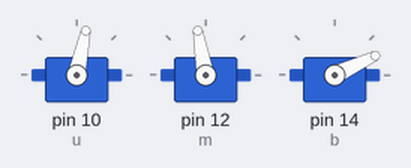
Simulated run of this sketch. Board: Arduino Uno, built with avr-gcc and run on an emulated ATmega328P. Shown: 3 × servo.

Above: at 0.65 s.
At 0.95 s:
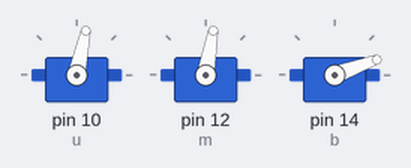
At 1.1 s:
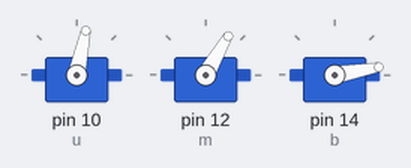
At 1.3 s:
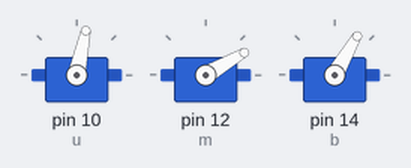
At 2.0 s:
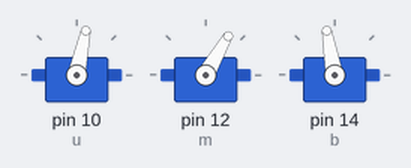
Timing chart, 0 to 3.6 s (numbered marks = the images above):
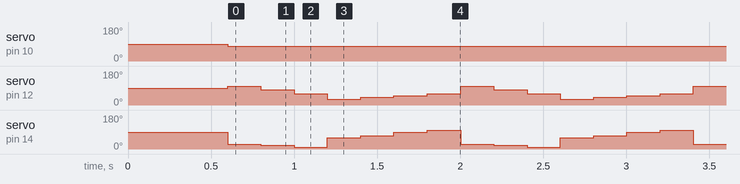

The sketch:

writig_angles_to_servo.ino
```cpp
#include <Servo.h>
Servo u;
Servo m;
Servo b;
static int t1=200,t2=0,t3=0;
//t2 is -ve t1or going out multi t2 ot1 python by -1
// change link lengths in the code

void setup() {
  // put your setup code here, to run once:
u.attach(10);
m.attach(12);
b.attach(14);
_delay_ms(600);

}
void loop()
{

u.write(78+(0));
m.write(90+(10));
b.write(90+(-65));
_delay_ms(t1);

u.write(78+(0));
m.write(90+(-10));
b.write(90+(-70));
_delay_ms(t1);

u.write(78+(0));
m.write(90+(-30));
b.write(90+(-80));
_delay_ms(t1);

u.write(78+(0));
m.write(90+(-60));
b.write(90+(-30));
_delay_ms(t1);

u.write(78+(0));
m.write(90+(-50));
b.write(90+(-20));
_delay_ms(t1);

u.write(78+(0));
m.write(90+(-40));
b.write(90+(0));
_delay_ms(t1);

u.write(78+(0));
m.write(90+(-30));
b.write(90+(10));
_delay_ms(t1);

  }
```

Measured:
- by itself, servo on pin 10 (u): 90° → 78° at 0.60 s
- by itself, servo on pin 12 (m): repeats every 1.4 s: 80° 0.20 s, 60° 0.20 s, 30° 0.20 s, 40° 0.20 s, 50° 0.20 s, 60° 0.20 s, 100° 0.20 s
- by itself, servo on pin 14 (b): repeats every 1.4 s: 20° 0.20 s, 10° 0.20 s, 60° 0.20 s, 70° 0.20 s, 90° 0.20 s, 100° 0.20 s, 25° 0.20 s
